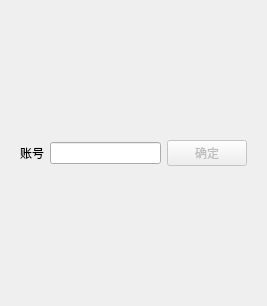
<?xml version="1.0" encoding="UTF-8"?>
<ui version="4.0">
 <class>password_change</class>
 <widget class="QDialog" name="password_change">
  <property name="geometry">
   <rect>
    <x>0</x>
    <y>0</y>
    <width>267</width>
    <height>306</height>
   </rect>
  </property>
  <property name="windowTitle">
   <string>Dialog</string>
  </property>
  <layout class="QVBoxLayout" name="verticalLayout">
   <item>
    <widget class="QStackedWidget" name="stackedWidget">
     <property name="currentIndex">
      <number>1</number>
     </property>
     <widget class="QWidget" name="page">
      <layout class="QVBoxLayout" name="verticalLayout_2">
       <item>
        <widget class="QLabel" name="mibao">
         <property name="sizePolicy">
          <sizepolicy hsizetype="Preferred" vsizetype="Minimum">
           <horstretch>0</horstretch>
           <verstretch>0</verstretch>
          </sizepolicy>
         </property>
         <property name="maximumSize">
          <size>
           <width>16777215</width>
           <height>20</height>
          </size>
         </property>
         <property name="text">
          <string>密保问题</string>
         </property>
        </widget>
       </item>
       <item>
        <widget class="QWidget" name="widget" native="true">
         <layout class="QHBoxLayout" name="horizontalLayout_2">
          <item>
           <spacer name="horizontalSpacer_2">
            <property name="orientation">
             <enum>Qt::Horizontal</enum>
            </property>
            <property name="sizeHint" stdset="0">
             <size>
              <width>40</width>
              <height>20</height>
             </size>
            </property>
           </spacer>
          </item>
          <item>
           <layout class="QGridLayout" name="gridLayout">
            <item row="0" column="0">
             <widget class="QLabel" name="label_5">
              <property name="text">
               <string>密保答案</string>
              </property>
             </widget>
            </item>
            <item row="2" column="1">
             <widget class="QLineEdit" name="password_ensure">
              <property name="echoMode">
               <enum>QLineEdit::Password</enum>
              </property>
             </widget>
            </item>
            <item row="0" column="1">
             <widget class="QLineEdit" name="mibao_answer"/>
            </item>
            <item row="1" column="0">
             <widget class="QLabel" name="label_2">
              <property name="text">
               <string>密码</string>
              </property>
             </widget>
            </item>
            <item row="1" column="1">
             <widget class="QLineEdit" name="password">
              <property name="echoMode">
               <enum>QLineEdit::Password</enum>
              </property>
             </widget>
            </item>
            <item row="2" column="0">
             <widget class="QLabel" name="label_3">
              <property name="text">
               <string>确定密码</string>
              </property>
             </widget>
            </item>
           </layout>
          </item>
          <item>
           <spacer name="horizontalSpacer">
            <property name="orientation">
             <enum>Qt::Horizontal</enum>
            </property>
            <property name="sizeHint" stdset="0">
             <size>
              <width>16</width>
              <height>20</height>
             </size>
            </property>
           </spacer>
          </item>
         </layout>
        </widget>
       </item>
       <item>
        <widget class="QWidget" name="widget_2" native="true">
         <layout class="QHBoxLayout" name="horizontalLayout">
          <item>
           <spacer name="horizontalSpacer_3">
            <property name="orientation">
             <enum>Qt::Horizontal</enum>
            </property>
            <property name="sizeHint" stdset="0">
             <size>
              <width>40</width>
              <height>20</height>
             </size>
            </property>
           </spacer>
          </item>
          <item>
           <widget class="QPushButton" name="yes">
            <property name="text">
             <string>确认</string>
            </property>
           </widget>
          </item>
          <item>
           <widget class="QPushButton" name="no">
            <property name="text">
             <string>取消</string>
            </property>
           </widget>
          </item>
          <item>
           <spacer name="horizontalSpacer_4">
            <property name="orientation">
             <enum>Qt::Horizontal</enum>
            </property>
            <property name="sizeHint" stdset="0">
             <size>
              <width>40</width>
              <height>20</height>
             </size>
            </property>
           </spacer>
          </item>
         </layout>
        </widget>
       </item>
      </layout>
     </widget>
     <widget class="QWidget" name="page_2">
      <layout class="QHBoxLayout" name="horizontalLayout_3">
       <item>
        <widget class="QLabel" name="label">
         <property name="text">
          <string>账号</string>
         </property>
        </widget>
       </item>
       <item>
        <widget class="QLineEdit" name="uid"/>
       </item>
       <item>
        <widget class="QPushButton" name="go_to_nxt">
         <property name="enabled">
          <bool>false</bool>
         </property>
         <property name="text">
          <string>确定</string>
         </property>
        </widget>
       </item>
      </layout>
     </widget>
    </widget>
   </item>
  </layout>
 </widget>
 <resources/>
 <connections/>
</ui>
